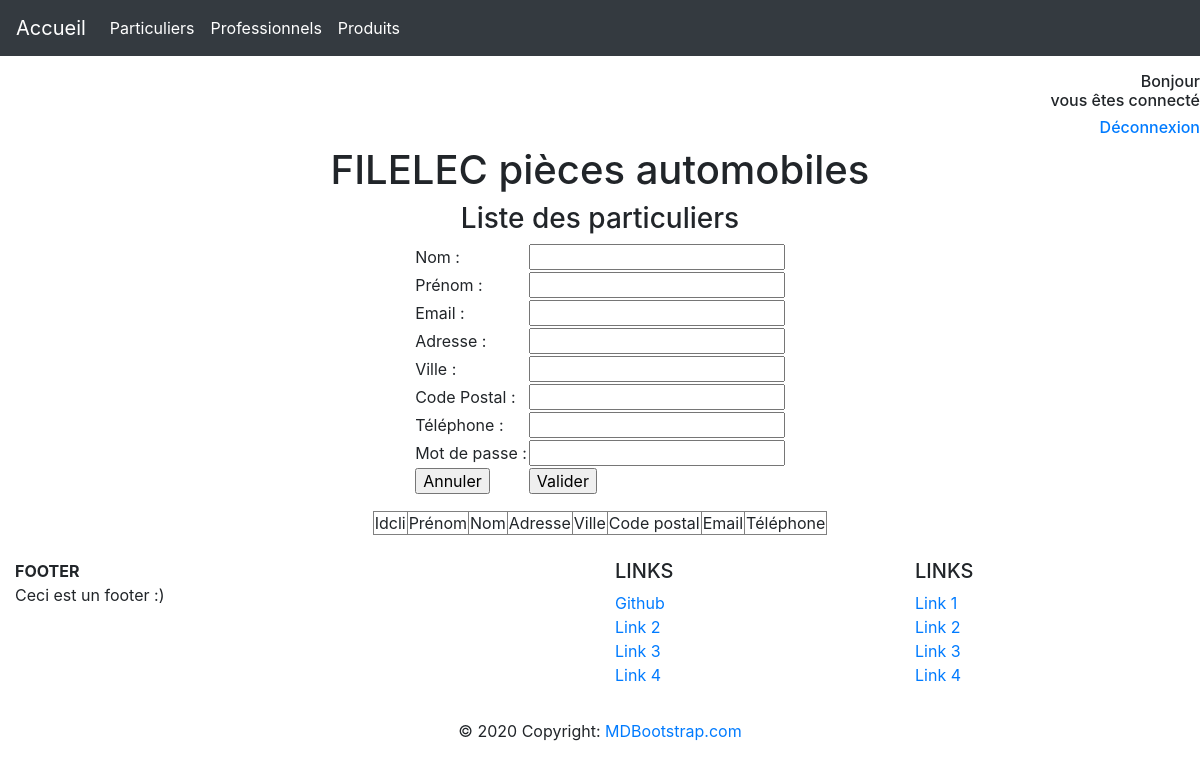
Before: /index.php?page=1 with the older database file.
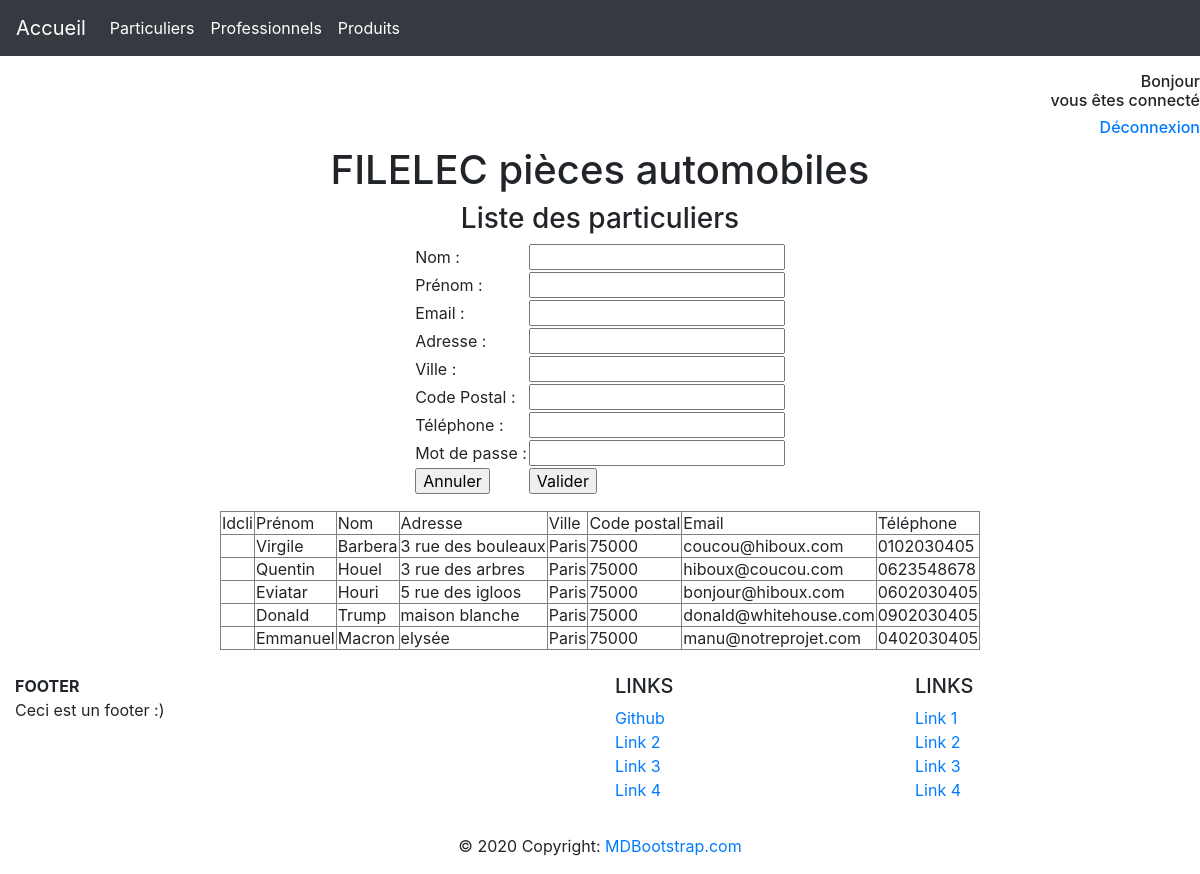
After: the same page with the newer database file.
### tables this page shows
CREATE TABLE IF NOT EXISTS PARTICULIER
(
 IDCLI INTEGER default 0 ,
 PRENOM CHAR(32) NULL  ,
 NOM CHAR(32) NULL  ,
 ADRESSE CHAR(32) NULL  ,
 VILLE CHAR(20) NULL ,
 CODE_POSTAL CHAR(5) NULL ,
 EMAIL CHAR(32) NULL  ,
 TELEPHONE CHAR(32) NULL  ,
 MDP CHAR(32) NOT NULL   
 );

### controleur/controleur.php (called while the page is built, shortened)
<?php
include ("modele/modele.php");
class Controleur
{
	private $unModele;
	public function __construct($serveur, $bdd, $user, $mdp)
	{
		$this->unModele = new Modele ($serveur, $bdd, $user, $mdp);
	}
	public function setTable($uneTable)
	{
		$this->unModele->setTable($uneTable);
	}
	public function select_All()
	{
		return $this->unModele->select_All();
	}
}
?>

### modele/modele.php (called while the page is built, shortened)
<?php
class Modele
{
	private $pdo;
	private $table;
	public function __construct ($serveur, $bdd, $user, $mdp)
	{
		$this->pdo = null;
		try
			{
				$this->pdo = new PDO ("mysql:host=".$serveur.";dbname=".$bdd,$user,$mdp);
			}
			catch (PDOException $exp)
			{
				echo "Erreur de connexion à la bdd";
				echo $exp->getMessage ();
			}
	}
	public function setTable($uneTable)
	{
		$this->table = $uneTable;
	}
	public function select_All ()
	{
		if ($this->pdo == null)
		{
			return null;
		}
		else {
			$requete = "select * from ".$this->table.";";
			$select =$this->pdo->prepare($requete);
			$select->execute ();
			return $select->fetchAll ();
		}
	}
}
?>

### vue/vue_selectAll_particulier.php (the view)
<table border = 1 >
	<tr><td> Idcli </td><td> Prénom  </td>
		<td> Nom </td> <td> Adresse </td> <td> Ville </td><td> Code postal </td><td> Email </td><td> Téléphone </td>
		</tr>
		<?php
		foreach ($lesParticuliers as $unParticulier)
		{
			echo "<tr>	<td> ".$unParticulier['IDCLI']."</td>
				<td> ".$unParticulier['PRENOM']."</td>
			<td> ".$unParticulier['NOM']."</td>
			<td> ".$unParticulier['ADRESSE']."</td>
			<td> ".$unParticulier['VILLE']."</td>
			<td> ".$unParticulier['CODE_POSTAL']."</td>
			<td> ".$unParticulier['EMAIL']."</td>
			<td> ".$unParticulier['TELEPHONE']."</td> </tr>" ;
		}
		?>
</table>

### index.php (shortened to what this page needs)
<body style="background-image: url('images/background.jpg'); background-size: cover; background-attachment: fixed">
	<div id="content">
		<br><br><br>
		<?php
		if(isset($_GET['deconnexion']))
		{
			if($_GET['deconnexion']==true)
			{
				session_unset();
				header("location:connexion.php");
			}
		}
		else if($_SESSION['username'] !== ""){
			$user = $_SESSION['username'];
			echo "<h6 align='right'>Bonjour"." ".$user."<br> vous êtes connecté</h6>
			<a class='deco' href='index.php?deconnexion=true'><span><h6 align='right'>Déconnexion</h6></span></a>";
		}
		?>
		<?php
		require('nav.php');
		include("controleur/controleur.php");
		$unControleur = new Controleur ("localhost","xyz_db","root","");
		?>
		<html>
		<head>
			<link rel="stylesheet" href="https://stackpath.bootstrapcdn.com/bootstrap/4.3.1/css/bootstrap.min.css">
		</head>
		<body>
			<center>
				<h1> FILELEC pièces automobiles </h1>
				<?php
				if (isset($_GET['page']))
					$page = $_GET['page'];
				else $page = 0;
				switch($page)
				{
					case 1 : include("particulier.php"); break;
				}
				include("footer.php");
				?>
			</center>
		</body>
		</html>

### nav.php (shortened to what this page needs)
<nav class="navbar navbar-expand-md navbar-dark fixed-top bg-dark">
  <a class="navbar-brand" href="index.php">Accueil</a>
  <div class="collapse navbar-collapse" id="navbarCollapse">
    <ul class="navbar-nav mr-auto">
      <li class="nav-item active">
        <a class="nav-link" href="index.php?page=1">Particuliers <span class="sr-only">(current)</span></a>
      </li>
      <li class="nav-item active">
        <a class="nav-link" href="index.php?page=2">Professionnels <span class="sr-only">(current)</span></a>
      </li>
      <li class="nav-item active">
        <a class="nav-link" href="index.php?page=3">Produits <span class="sr-only">(current)</span></a>
      </li>
    </ul>
  </div>
</nav>

### particulier.php (shortened to what this page needs)
<h3>Liste des particuliers </h3>
		<?php
			$unControleur->setTable ("particulier");
			include ("vue/vue_insert_particulier.php");
			$lesParticuliers = $unControleur->select_All();
			include ("vue/vue_selectAll_particulier.php");
 		?>

### vue/vue_insert_particulier.php
<form method= "post" action="">
	<table border =0>
	<tr> <td>Nom :</td>
		<td> <input type="text" name="NOM"></td></tr>
	<tr> <td>Prénom :</td>
		<td> <input type="text" name="PRENOM"></td></tr>
	<tr> <td>Email :</td>
		<td> <input type="text" name="EMAIL"></td></tr>
	<tr> <td>Adresse :</td>
		<td> <input type="text" name="ADRESSE"></td></tr>
	<tr> <td>Ville :</td>
		<td> <input type="text" name="VILLE"></td></tr>
	<tr> <td>Code Postal :</td>
		<td> <input type="text" name="CODE_POSTAL"></td></tr>
	<tr> <td>Téléphone :</td>
		<td> <input type="text" name="TELEPHONE"></td></tr>
	<tr> <td>Mot de passe :</td>
		<td> <input type="text" name="MDP"></td></tr>
		<tr> <td> <input type="reset" name="Annuler" value="Annuler"></td>
			<td><input type="submit" name="Valider" value="Valider"></td></tr>
	</table>
</form>

### footer.php (shortened to what this page needs)
<footer class="page-footer font-small blue pt-4">
  <div class="container-fluid text-center text-md-left">
    <div class="row">
      <div class="col-md-6 mt-md-0 mt-3">
        <b><h8 class="text-uppercase">Footer</h8></b>
        <p>Ceci est un footer :)</p>
              </div>
      <div class="col-md-3 mb-md-0 mb-3">
        <h5 class="text-uppercase">Links</h5>
                <ul class="list-unstyled">
          <li>
            <a href="https://github.com/qhouel/cours">Github</a>
          </li>
          <li>
            <a href="#!">Link 2</a>
          </li>
          <li>
            <a href="#!">Link 3</a>
          </li>
          <li>
            <a href="#!">Link 4</a>
          </li>
        </ul>
              </div>
      <div class="col-md-3 mb-md-0 mb-3">
        <h5 class="text-uppercase">Links</h5>
                <ul class="list-unstyled">
          <li>
            <a href="#!">Link 1</a>
          </li>
          <li>
            <a href="#!">Link 2</a>
          </li>
          <li>
            <a href="#!">Link 3</a>
          </li>
          <li>
            <a href="#!">Link 4</a>
          </li>
        </ul>
              </div>
          </div>
      </div>
  <div class="footer-copyright text-center py-3">© 2020 Copyright:
    <a href="https://mdbootstrap.com/education/bootstrap/"> MDBootstrap.com</a>
  </div>
</footer>

Changed rows visible on the page:
added particulier: PRENOM "Virgile", NOM "Barbera", ADRESSE "3 rue des bouleaux", VILLE "Paris", CODE_POSTAL "75000", EMAIL "coucou@hiboux.com", TELEPHONE "0102030405"
added particulier: PRENOM "Quentin", NOM "Houel", ADRESSE "3 rue des arbres", VILLE "Paris", CODE_POSTAL "75000", EMAIL "hiboux@coucou.com", TELEPHONE "0623548678"
added particulier: PRENOM "Eviatar", NOM "Houri", ADRESSE "5 rue des igloos", VILLE "Paris", CODE_POSTAL "75000", EMAIL "bonjour@hiboux.com", TELEPHONE "0602030405"
added particulier: PRENOM "Donald", NOM "Trump", ADRESSE "maison blanche", VILLE "Paris", CODE_POSTAL "75000", EMAIL "donald@whitehouse.com", TELEPHONE "0902030405"
added particulier: PRENOM "Emmanuel", NOM "Macron", ADRESSE "elysée", VILLE "Paris", CODE_POSTAL "75000", EMAIL "manu@notreprojet.com", TELEPHONE "0402030405"
